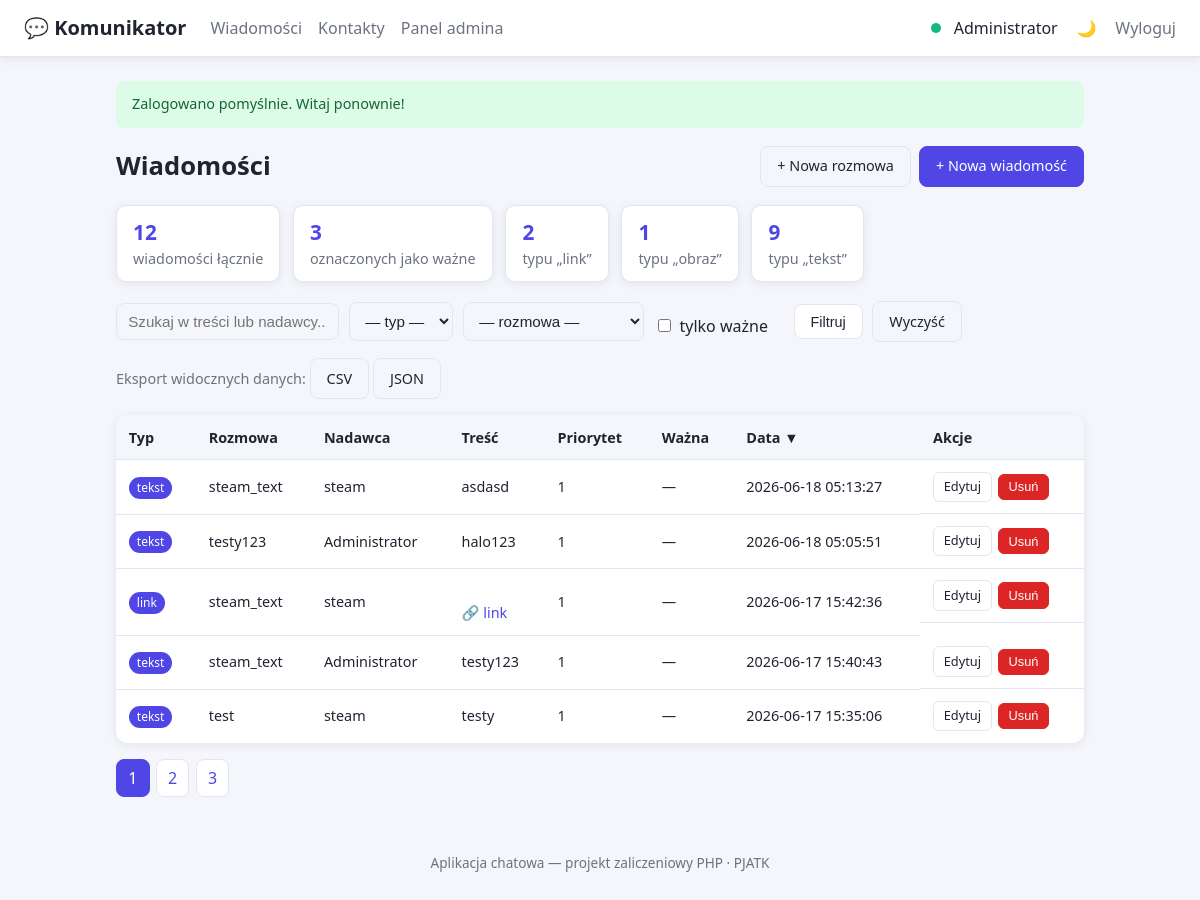
Screenshot of /index.php?page=messages (signed in) with the database file from the repository.
### tables this page shows
CREATE TABLE users (
    id                 INTEGER PRIMARY KEY AUTOINCREMENT,
    email              TEXT    NOT NULL UNIQUE,
    password_hash      TEXT    NOT NULL,
    display_name       TEXT    NOT NULL,
    role               TEXT    NOT NULL DEFAULT 'user',      -- 'admin' lub 'user'
    is_verified        INTEGER NOT NULL DEFAULT 0,           -- 0 = niezweryfikowany, 1 = e-mail potwierdzony
    verification_token TEXT,                                 -- token z linka aktywacyjnego
    auth_provider      TEXT    NOT NULL DEFAULT 'local',     -- 'local' / 'google' / 'facebook'
    theme              TEXT    NOT NULL DEFAULT 'light',     -- preferencja: 'light' / 'dark'
    is_online          INTEGER NOT NULL DEFAULT 0,           -- status online
    created_at         TEXT    NOT NULL DEFAULT (datetime('now'))
);

CREATE TABLE messages (
    id              INTEGER PRIMARY KEY AUTOINCREMENT,
    conversation_id INTEGER NOT NULL,
    user_id         INTEGER NOT NULL,                        -- nadawca
    type            TEXT    NOT NULL DEFAULT 'tekst',        -- tekst/obraz/film/plik/link
    body            TEXT,                                    -- treść wiadomości
    link_url        TEXT,                                    -- adres URL (dla typu 'link')
    file_path       TEXT,                                    -- ścieżka do wgranego pliku
    priority        INTEGER NOT NULL DEFAULT 1,              -- priorytet 1-5
    is_important    INTEGER NOT NULL DEFAULT 0,              -- oznaczenie "ważne"
    created_at      TEXT    NOT NULL DEFAULT (datetime('now')),
    FOREIGN KEY (conversation_id) REFERENCES conversations(id) ON DELETE CASCADE,
    FOREIGN KEY (user_id)         REFERENCES users(id)         ON DELETE CASCADE
);

CREATE TABLE conversations (
    id         INTEGER PRIMARY KEY AUTOINCREMENT,
    name       TEXT    NOT NULL,
    is_group   INTEGER NOT NULL DEFAULT 0,                   -- 0 = rozmowa 1:1, 1 = grupa
    created_at TEXT    NOT NULL DEFAULT (datetime('now'))
);

### config.php (called while the page is built, shortened)
<?php
spl_autoload_register(function (string $class): void {
    $folders = ['src', 'src/Models', 'src/Controllers'];
    foreach ($folders as $folder) {
        $file = BASE_PATH . "/$folder/$class.php";
        if (is_file($file)) {
            return;
        }
    }
});
function e(?string $value): string
{
    return htmlspecialchars((string) $value, ENT_QUOTES, 'UTF-8');
}
function take_flash(): ?array
{
    $flash = $_SESSION['flash'] ?? null;
    return $flash;
}
function view(string $template, array $data = []): void
{
    extract($data);
    require BASE_PATH . "/views/$template.php";
    $content = ob_get_clean();
    require BASE_PATH . "/views/layout.php";
}

### src/Controllers/MessageController.php (called while the page is built, shortened)
<?php
class MessageController
{
    public function index(): void
    {
        $user  = Auth::user();
        $scope = Auth::isAdmin() ? null : (int) $user['id'];
        $filters = [
            'search'          => trim($_GET['search'] ?? ''),
            'type'            => $_GET['type'] ?? '',
            'conversation_id' => $_GET['conversation_id'] ?? '',
            'important'       => $_GET['important'] ?? '',
            'sort'            => $_GET['sort'] ?? 'created_at',
            'dir'             => $_GET['dir'] ?? 'desc',
            'page'            => $_GET['p'] ?? 1,
        ];
        $result    = Message::paginate($filters, $scope);
        $summary   = Message::aggregate($scope);
        $conversations = Conversation::forUser((int) $user['id']);
        view('messages/index', [
            'result'        => $result,
            'summary'       => $summary,
            'filters'       => $filters,
            'conversations' => $conversations,
            'types'         => Message::TYPES,
        ]);
    }
}

### index.php (called while the page is built, shortened)
<?php
require __DIR__ . '/config.php';
$routes = [
    'login'        => [AuthController::class,    'login',     'guest'],
    'do_login'     => [AuthController::class,    'doLogin',   'guest'],
    'register'     => [AuthController::class,    'register',  'guest'],
    'do_register'  => [AuthController::class,    'doRegister','guest'],
    'verify'       => [AuthController::class,    'verify',    'guest'],
    'logout'       => [AuthController::class,    'logout',    'auth'],
    'messages'        => [MessageController::class, 'index',  'auth'],
    'message_create'  => [MessageController::class, 'create', 'auth'],
    'message_edit'    => [MessageController::class, 'edit',   'auth'],
    'message_save'    => [MessageController::class, 'save',   'auth'],
    'message_delete'  => [MessageController::class, 'delete', 'auth'],
    'export'          => [MessageController::class, 'export', 'auth'],
    'conversation_create' => [ConversationController::class, 'create', 'auth'],
    'conversation_save'   => [ConversationController::class, 'save',   'auth'],
    'contacts'        => [ContactController::class, 'index',  'auth'],
    'contact_add'     => [ContactController::class, 'add',    'auth'],
    'contact_delete'  => [ContactController::class, 'delete', 'auth'],
    'toggle_theme'    => [SettingsController::class, 'toggleTheme', 'auth'],
    'admin'           => [AdminController::class, 'dashboard',  'admin'],
    'admin_users'     => [AdminController::class, 'users',      'admin'],
    'admin_set_role'  => [AdminController::class, 'setRole',    'admin'],
    'admin_delete'    => [AdminController::class, 'deleteUser', 'admin'],
];
$page = $_GET['page'] ?? (Auth::check() ? 'messages' : 'login');
[$controllerClass, $method, $access] = $routes[$page];
try {
    $controller = new $controllerClass();
    $controller->$method();
} catch (Throwable $ex) {
    show_error(500, 'Wystąpił wewnętrzny błąd serwera.');
}

### src/Auth.php (called while the page is built, shortened)
<?php
class Auth
{
    public static function check(): bool
    {
        return isset($_SESSION['user_id']);
    }
    public static function user(): ?array
    {
        return User::find((int) $_SESSION['user_id']);
    }
    public static function isAdmin(): bool
    {
        $user = self::user();
        return $user !== null && $user['role'] === 'admin';
    }
}

### src/Database.php (called while the page is built)
<?php
class Database
{
    private static ?PDO $instance = null;
    public static function pdo(): PDO
    {
        if (self::$instance === null) {
            self::$instance = self::connect();
        }
        return self::$instance;
    }
    private static function connect(): PDO
    {
        $pdo = new PDO('sqlite:' . DB_PATH);
        $pdo->setAttribute(PDO::ATTR_ERRMODE, PDO::ERRMODE_EXCEPTION);
        $pdo->setAttribute(PDO::ATTR_DEFAULT_FETCH_MODE, PDO::FETCH_ASSOC);
        $pdo->exec('PRAGMA foreign_keys = ON');
        return $pdo;
    }
    public static function run(string $sql, array $params = []): PDOStatement
    {
        $stmt = self::pdo()->prepare($sql);
        $stmt->execute($params);
        return $stmt;
    }
}

### src/Models/User.php (called while the page is built, shortened)
<?php
class User
{
    public static function find(int $id): ?array
    {
        $stmt = Database::run('SELECT * FROM users WHERE id = :id', [':id' => $id]);
        return $stmt->fetch() ?: null;
    }
}

### src/Models/Message.php (called while the page is built, shortened)
<?php
class Message
{
    public static function paginate(array $filters, ?int $limitToUser = null): array
    {
        [$where, $params] = self::buildFilters($filters, $limitToUser);
        $total = (int) Database::run(
            "SELECT COUNT(*) FROM messages m JOIN users u ON u.id = m.user_id $where",
            $params
        )->fetchColumn();
        $sort = in_array($filters['sort'] ?? '', self::SORTABLE, true) ? $filters['sort'] : 'created_at';
        $dir  = strtolower($filters['dir'] ?? '') === 'asc' ? 'ASC' : 'DESC';
        $page   = max(1, (int) ($filters['page'] ?? 1));
        $offset = ($page - 1) * PER_PAGE;
        $rows = Database::run(
            "SELECT m.*, u.display_name AS author, c.name AS conversation_name
             FROM messages m
             JOIN users u ON u.id = m.user_id
             JOIN conversations c ON c.id = m.conversation_id
             $where
             ORDER BY m.$sort $dir
             LIMIT " . PER_PAGE . " OFFSET $offset",
            $params
        )->fetchAll();
        return [
            'rows'  => $rows,
            'total' => $total,
            'pages' => max(1, (int) ceil($total / PER_PAGE)),
            'page'  => $page,
        ];
    }
    public static function aggregate(?int $limitToUser = null): array
    {
        [$where, $params] = self::buildFilters([], $limitToUser);
        $byType = Database::run(
            "SELECT type, COUNT(*) AS c FROM messages m JOIN users u ON u.id = m.user_id $where GROUP BY type",
            $params
        )->fetchAll();
        $total     = (int) Database::run("SELECT COUNT(*) FROM messages m JOIN users u ON u.id = m.user_id $where", $params)->fetchColumn();
        $important = (int) Database::run("SELECT COUNT(*) FROM messages m JOIN users u ON u.id = m.user_id $where" . ($where ? ' AND' : ' WHERE') . ' m.is_important = 1', $params)->fetchColumn();
        return [
            'total'     => $total,
            'important' => $important,
            'by_type'   => $byType,
        ];
    }
    private static function buildFilters(array $filters, ?int $limitToUser): array
    {
        $conditions = [];
        $params = [];
        $where = $conditions ? 'WHERE ' . implode(' AND ', $conditions) : '';
        return [$where, $params];
    }
}

### views/messages/index.php (the view, shortened to what this page needs)
<?php
function messages_url(array $filters, array $override = []): string
{
    $params = [
        'page'            => 'messages',
        'search'          => $filters['search'],
        'type'            => $filters['type'],
        'conversation_id' => $filters['conversation_id'],
        'important'       => $filters['important'],
        'sort'            => $filters['sort'],
        'dir'             => $filters['dir'],
        'p'               => $filters['page'],
    ];
    return 'index.php?' . http_build_query(array_merge($params, $override));
}
function sort_header(array $filters, string $column, string $label): string
{
    $isActive = $filters['sort'] === $column;
    $nextDir  = ($isActive && $filters['dir'] === 'asc') ? 'desc' : 'asc';
    $arrow    = $isActive ? ($filters['dir'] === 'asc' ? ' ▲' : ' ▼') : '';
    $url = messages_url($filters, ['sort' => $column, 'dir' => $nextDir]);
    return '<a href="' . e($url) . '">' . e($label) . $arrow . '</a>';
}
?>
<div class="page-head">
    <h1>Wiadomości</h1>
    <div class="head-actions">
        <a class="btn btn-ghost" href="index.php?page=conversation_create">+ Nowa rozmowa</a>
        <a class="btn btn-primary" href="index.php?page=message_create">+ Nowa wiadomość</a>
    </div>
</div>
<div class="summary">
    <div class="stat"><span class="stat-num"><?= (int) $summary['total'] ?></span> wiadomości łącznie</div>
    <div class="stat"><span class="stat-num"><?= (int) $summary['important'] ?></span> oznaczonych jako ważne</div>
    <?php foreach ($summary['by_type'] as $t): ?>
        <div class="stat"><span class="stat-num"><?= (int) $t['c'] ?></span> typu „<?= e($t['type']) ?>”</div>
    <?php endforeach; ?>
</div>
<form class="filters" method="get" action="index.php">
    <input type="text" name="search" placeholder="Szukaj w treści lub nadawcy..."
           value="<?= e($filters['search']) ?>">
    <select name="type">
        <option value="">— typ —</option>
    </select>
    <select name="conversation_id">
        <option value="">— rozmowa —</option>
    </select>
    <label class="check">
        <input type="checkbox" name="important" value="1" <?= $filters['important'] ? 'checked' : '' ?>>
        tylko ważne
    </label>
    <button class="btn" type="submit">Filtruj</button>
    <a class="btn btn-ghost" href="index.php?page=messages">Wyczyść</a>
</form>
<div class="export-bar">
    Eksport widocznych danych:
    <a class="btn btn-ghost" href="<?= e(messages_url($filters, ['page' => 'export', 'format' => 'csv'])) ?>">CSV</a>
    <a class="btn btn-ghost" href="<?= e(messages_url($filters, ['page' => 'export', 'format' => 'json'])) ?>">JSON</a>
</div>
<table class="table">
    <thead>
        <tr>
            <th><?= sort_header($filters, 'type', 'Typ') ?></th>
            <th>Rozmowa</th>
            <th>Nadawca</th>
            <th>Treść</th>
            <th><?= sort_header($filters, 'priority', 'Priorytet') ?></th>
            <th><?= sort_header($filters, 'is_important', 'Ważna') ?></th>
            <th><?= sort_header($filters, 'created_at', 'Data') ?></th>
            <th>Akcje</th>
        </tr>
    </thead>
    <tbody>
    <?php if (empty($result['rows'])): ?>
        <tr><td colspan="8" class="empty">Brak wiadomości spełniających kryteria.</td></tr>
    <?php else: ?>
        <?php foreach ($result['rows'] as $m): ?>
            <tr>
                <td><span class="badge"><?= e($m['type']) ?></span></td>
                <td><?= e($m['conversation_name']) ?></td>
                <td><?= e($m['author']) ?></td>
                <td>
                    <?= e(mb_strimwidth((string) $m['body'], 0, 60, '...')) ?>
                    <?php if (!empty($m['link_url'])): ?>
                        <br><a href="<?= e($m['link_url']) ?>" target="_blank">🔗 link</a>
                    <?php endif; ?>
                </td>
                <td><?= (int) $m['priority'] ?></td>
                <td><?= $m['is_important'] ? '⭐' : '—' ?></td>
                <td><?= e($m['created_at']) ?></td>
                <td class="actions">
                    <a class="btn-sm" href="index.php?page=message_edit&id=<?= (int) $m['id'] ?>">Edytuj</a>
                    <form method="post" action="index.php?page=message_delete" class="inline"
                          onsubmit="return confirm('Usunąć tę wiadomość?');">
                        <button class="btn-sm btn-danger" type="submit">Usuń</button>
                    </form>
                </td>
            </tr>
        <?php endforeach; ?>
    <?php endif; ?>
    </tbody>
</table>
<?php if ($result['pages'] > 1): ?>
    <div class="pagination">
        <?php for ($p = 1; $p <= $result['pages']; $p++): ?>
            <a class="page-link <?= $result['page'] === $p ? 'active' : '' ?>"
               href="<?= e(messages_url($filters, ['p' => $p])) ?>"><?= $p ?></a>
        <?php endfor; ?>
    </div>
<?php endif; ?>

### views/layout.php (shortened to what this page needs)
<?php
$currentUser = Auth::user();
$theme = $currentUser['theme'] ?? 'light';
$flash = take_flash();
?>
<!DOCTYPE html>
<html lang="pl" data-theme="<?= e($theme) ?>">
<head>
    <link rel="stylesheet" href="public/css/style.css">
</head>
<body>
<header class="topbar">
    <a class="brand" href="index.php?page=messages">💬 Komunikator</a>
    <?php if ($currentUser): ?>
        <nav class="nav">
            <a href="index.php?page=messages">Wiadomości</a>
            <a href="index.php?page=contacts">Kontakty</a>
            <?php if ($currentUser['role'] === 'admin'): ?>
                <a href="index.php?page=admin">Panel admina</a>
            <?php endif; ?>
        </nav>
        <div class="user-box">
            <span class="online-dot" title="online"></span>
            <span><?= e($currentUser['display_name']) ?></span>
            <form method="post" action="index.php?page=toggle_theme" class="inline">
                <button class="btn-link" title="Zmień motyw">
                    <?= $theme === 'dark' ? '☀️' : '🌙' ?>
                </button>
            </form>
            <a class="btn-link" href="index.php?page=logout">Wyloguj</a>
        </div>
    <?php endif; ?>
</header>
<main class="container">
    <?php if ($flash): ?>
        <div class="flash flash-<?= e($flash['type']) ?>"><?= e($flash['message']) ?></div>
    <?php endif; ?>
    <?= $content ?>
</main>
<footer class="footer">
    Aplikacja chatowa — projekt zaliczeniowy PHP &middot; PJATK
</footer>
</body>
</html>

### rows the page displays
users: display_name "Administrator"
messages: type "tekst", conversation.name "steam_text", user.display_name "steam", body "asdasd", priority "1", created_at "2026-06-18 05:13:27"
messages: type "tekst", conversation.name "testy123", user.display_name "Administrator", body "halo123", priority "1", created_at "2026-06-18 05:05:51"
messages: type "link", conversation.name "steam_text", user.display_name "steam", priority "1", created_at "2026-06-17 15:42:36"
messages: type "tekst", conversation.name "steam_text", user.display_name "Administrator", body "testy123", priority "1", created_at "2026-06-17 15:40:43"
messages: type "tekst", conversation.name "test", user.display_name "steam", body "testy", priority "1", created_at "2026-06-17 15:35:06"

### other values shown
$flash['message'] "Zalogowano pomyślnie. Witaj ponownie!"
$summary['total'] "12"
$summary['important'] "3"
$t['c'] "2"
$t['type'] "link"
$t['c'] "1"
$t['type'] "obraz"
$t['c'] "9"
$t['type'] "tekst"
$label "Typ Priorytet Ważna Data"
$arrow "▼"
